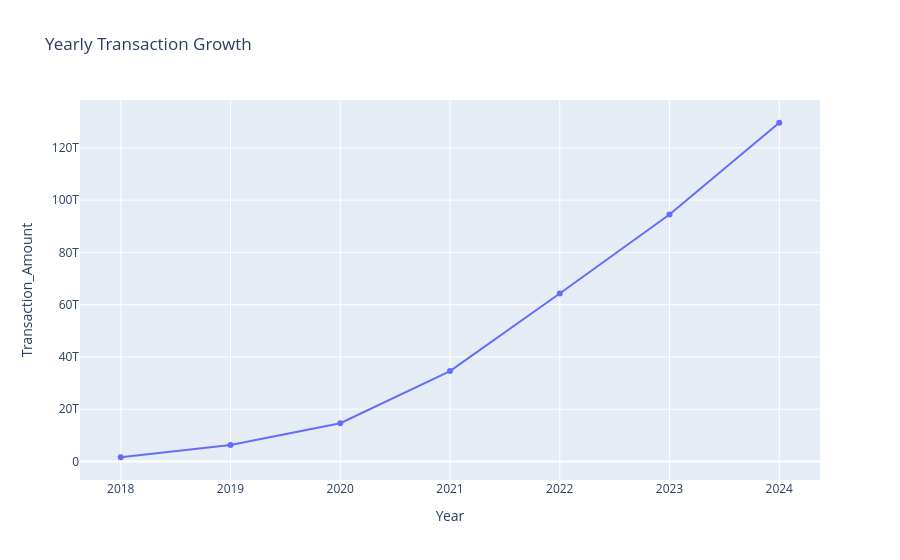

The notebook cell saved with this chart:
### Code cell
fig = px.line(
    yearly_data,
    x='Year',
    y='Transaction_Amount',
    markers=True,
    title='Yearly Transaction Growth'
)

fig.show()

### Figure 1 — Plotly figure (JSON) as saved in the notebook; plotly's stock layout.template omitted (floating-point values rounded to 4 significant figures)
{"data": [{"hovertemplate": "Year=%{x}<br>Transaction_Amount=%{y}<extra></extra>", "legendgroup": "", "line": {"color": "#636efa", "dash": "solid"}, "marker": {"symbol": "circle"}, "mode": "lines+markers", "name": "", "orientation": "v", "showlegend": false, "type": "scatter", "x": [2018, 2019, 2020, 2021, 2022, 2023, 2024], "xaxis": "x", "y": [1623000000000.0, 6277000000000.0, 14640000000000.0, 34600000000000.0, 64270000000000.0, 94491813399121, 129624553330530], "yaxis": "y"}], "layout": {"legend": {"tracegroupgap": 0}, "title": {"text": "Yearly Transaction Growth"}, "xaxis": {"anchor": "y", "domain": [0, 1], "title": {"text": "Year"}}, "yaxis": {"anchor": "x", "domain": [0, 1], "title": {"text": "Transaction_Amount"}}}}
